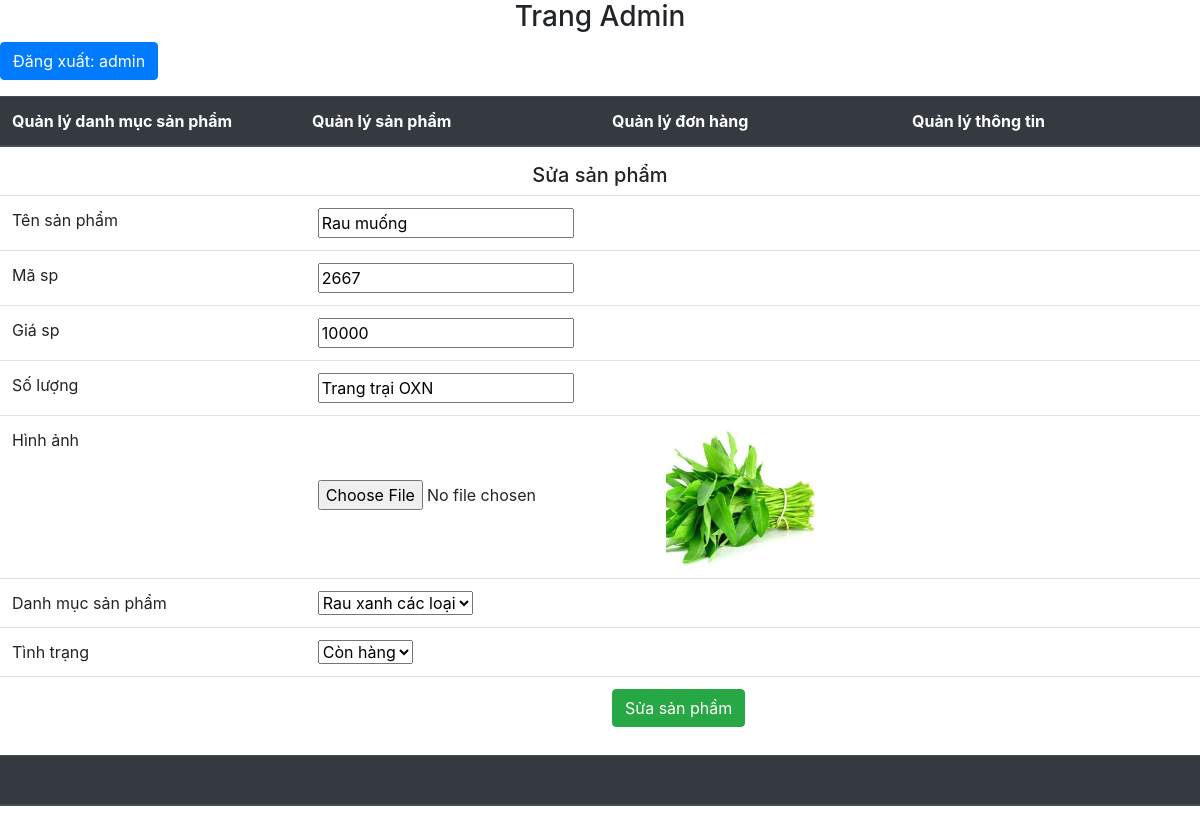
The app's page /admincp/index.php?action=quanlysp&query=sua&idsanpham=27 (signed in) with its own data.
### tables this page shows
CREATE TABLE `tbl_sanpham` (
  `id_sanpham` int NOT NULL,
  `tensanpham` varchar(250) NOT NULL,
  `masp` varchar(100) NOT NULL,
  `giasp` varchar(50) NOT NULL,
  `hinhanh` varchar(50) NOT NULL,
  `xuatxu` text NOT NULL,
  `tinhtrang` varchar(50) NOT NULL,
  `id_danhmuc` int NOT NULL
);

### admincp/modules/quanlysp/sua.php (the view, shortened to what this page needs)
<?php
	$sql_sua_sp = "SELECT * FROM tbl_sanpham WHERE id_sanpham='$_GET[idsanpham]' LIMIT 1";
	$query_sua_sp = mysqli_query($mysqli,$sql_sua_sp);
?>
<center>
	<h5>Sửa sản phẩm</h5>
</center>
<table class="table bordered">
<?php
while($row = mysqli_fetch_array($query_sua_sp)) {
?>
 <form method="POST" action="modules/quanlysp/xuly.php?idsanpham=<?php echo $row['id_sanpham'] ?>" enctype="multipart/form-data">
	  <tr>
	  	<td>Tên sản phẩm</td>
	  	<td><input type="text" value="<?php echo $row['tensanpham'] ?>" name="tensanpham"></td>
	  </tr>
	   <tr>
	  	<td>Mã sp</td>
	  	<td><input type="text" value="<?php echo $row['masp'] ?>" name="masp"></td>
	  </tr>
	  <tr>
	  	<td>Giá sp</td>
	  	<td><input type="text" value="<?php echo $row['giasp'] ?>" name="giasp"></td>
	  </tr>
	  <tr>
	  	<td>Số lượng</td>
	  	<td><input type="text" value="<?php echo $row['xuatxu'] ?>" name="xuatxu"></td>
	  </tr>
	   <tr>
	  	<td>Hình ảnh</td>
	  	<td>
	  		<input type="file" name="hinhanh">
	  		<img src="modules/quanlysp/uploads/<?php echo $row['hinhanh'] ?>" width="150px">
	  	</td>
	  </tr>
	    <td>Danh mục sản phẩm</td>
	    <td>
	    	<select name="danhmuc">
	    		<?php
	    		$sql_danhmuc = "SELECT * FROM tbl_danhmuc ORDER BY id_danhmuc DESC";
	    		$query_danhmuc = mysqli_query($mysqli,$sql_danhmuc);
	    		while($row_danhmuc = mysqli_fetch_array($query_danhmuc)){
	    			if($row_danhmuc['id_danhmuc']==$row['id_danhmuc']){
	    		?>
	    		<option selected value="<?php echo $row_danhmuc['id_danhmuc'] ?>"><?php echo $row_danhmuc['tendanhmuc'] ?></option>
	    		<?php
	    			}else{
	    		?>
	    		<option value="<?php echo $row_danhmuc['id_danhmuc'] ?>"><?php echo $row_danhmuc['tendanhmuc'] ?></option>
	    		<?php
	    			}
	    		}
	    		?>
	    	</select>
	    </td>
	  <tr>
	    <td>Tình trạng</td>
	    <td>
	    	<select name="tinhtrang">
	    		<?php
	    		if($row['tinhtrang']=='Còn hàng'){
	    		?>
	    		<option value="Còn hàng" selected>Còn hàng</option>
	    		<?php
	    		}else{
	    		?>
	    		<option value="Còn hàng">Còn hàng</option>
	    		<option value="Hết hàng" selected>Hết hàng</option>
	    		<?php
	    		}
	    		?>
	    	</select>
	    </td>
	  </tr>
	   <tr>
	    <td colspan="2"><input style="margin-left:600px" class="btn btn-success"  type="submit" name="suasanpham" value="Sửa sản phẩm"></td>
	  </tr>
 </form>
 <?php
 }
 ?>
</table>

### records on screen
tbl_sanpham: tensanpham "Rau muống", masp "2667", giasp "10000", xuatxu "Trang trại OXN", hinhanh (picture), tinhtrang "Còn hàng"

### other values on screen
$_SESSION['dangnhap'] "admin"
form field danhmuc "Rau xanh các loại"
